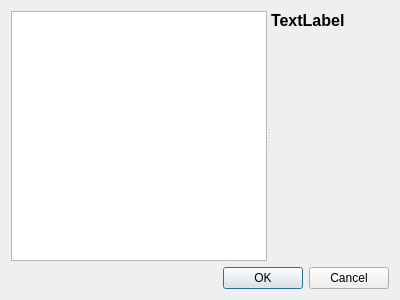
<?xml version="1.0" encoding="UTF-8"?>
<ui version="4.0">
 <class>ConfigDialog</class>
 <widget class="QDialog" name="ConfigDialog">
  <property name="geometry">
   <rect>
    <x>0</x>
    <y>0</y>
    <width>400</width>
    <height>300</height>
   </rect>
  </property>
  <property name="windowTitle">
   <string>MacGitver Preferences</string>
  </property>
  <layout class="QVBoxLayout" name="verticalLayout_2">
   <item>
    <widget class="QSplitter" name="splitter">
     <property name="orientation">
      <enum>Qt::Horizontal</enum>
     </property>
     <widget class="QTreeWidget" name="widgetTree">
      <property name="sizePolicy">
       <sizepolicy hsizetype="Minimum" vsizetype="Minimum">
        <horstretch>0</horstretch>
        <verstretch>0</verstretch>
       </sizepolicy>
      </property>
      <property name="minimumSize">
       <size>
        <width>100</width>
        <height>0</height>
       </size>
      </property>
      <property name="rootIsDecorated">
       <bool>false</bool>
      </property>
      <attribute name="headerVisible">
       <bool>false</bool>
      </attribute>
      <column>
       <property name="text">
        <string notr="true">1</string>
       </property>
      </column>
     </widget>
     <widget class="QWidget" name="widget" native="true">
      <property name="sizePolicy">
       <sizepolicy hsizetype="MinimumExpanding" vsizetype="MinimumExpanding">
        <horstretch>1</horstretch>
        <verstretch>1</verstretch>
       </sizepolicy>
      </property>
      <layout class="QVBoxLayout" name="verticalLayout">
       <property name="margin">
        <number>0</number>
       </property>
       <item>
        <widget class="QLabel" name="label">
         <property name="sizePolicy">
          <sizepolicy hsizetype="Minimum" vsizetype="Minimum">
           <horstretch>0</horstretch>
           <verstretch>0</verstretch>
          </sizepolicy>
         </property>
         <property name="font">
          <font>
           <pointsize>12</pointsize>
           <weight>75</weight>
           <bold>true</bold>
          </font>
         </property>
         <property name="text">
          <string>TextLabel</string>
         </property>
        </widget>
       </item>
       <item>
        <widget class="QStackedWidget" name="widgets">
         <property name="sizePolicy">
          <sizepolicy hsizetype="MinimumExpanding" vsizetype="MinimumExpanding">
           <horstretch>0</horstretch>
           <verstretch>0</verstretch>
          </sizepolicy>
         </property>
        </widget>
       </item>
      </layout>
     </widget>
    </widget>
   </item>
   <item>
    <widget class="QDialogButtonBox" name="buttonBox">
     <property name="orientation">
      <enum>Qt::Horizontal</enum>
     </property>
     <property name="standardButtons">
      <set>QDialogButtonBox::Cancel|QDialogButtonBox::Ok</set>
     </property>
    </widget>
   </item>
  </layout>
 </widget>
 <resources/>
 <connections>
  <connection>
   <sender>buttonBox</sender>
   <signal>accepted()</signal>
   <receiver>ConfigDlg</receiver>
   <slot>accept()</slot>
   <hints>
    <hint type="sourcelabel">
     <x>248</x>
     <y>254</y>
    </hint>
    <hint type="destinationlabel">
     <x>157</x>
     <y>274</y>
    </hint>
   </hints>
  </connection>
  <connection>
   <sender>buttonBox</sender>
   <signal>rejected()</signal>
   <receiver>ConfigDlg</receiver>
   <slot>reject()</slot>
   <hints>
    <hint type="sourcelabel">
     <x>316</x>
     <y>260</y>
    </hint>
    <hint type="destinationlabel">
     <x>286</x>
     <y>274</y>
    </hint>
   </hints>
  </connection>
 </connections>
</ui>
